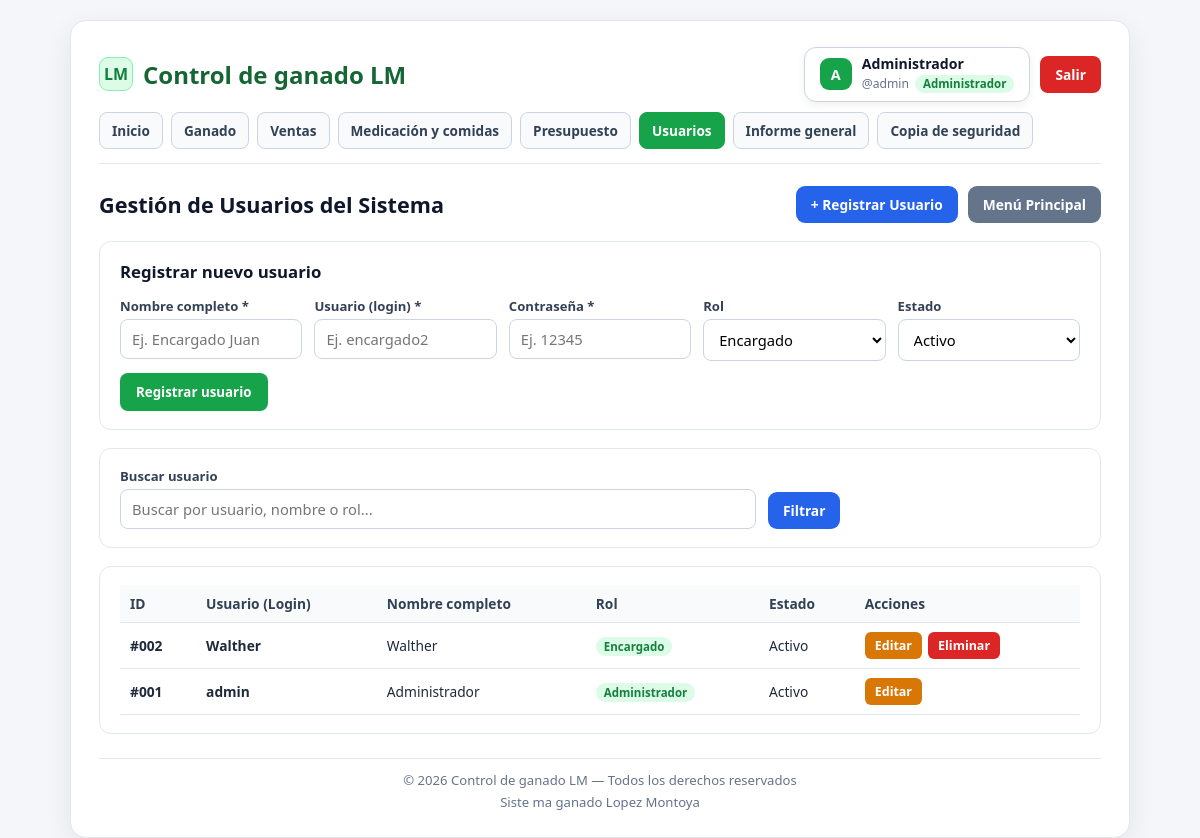
Page /usuarios/index.php (signed in) on the committed database.
### tables this page shows
CREATE TABLE `usuarios` (
  `id` int(10) unsigned NOT NULL AUTO_INCREMENT,
  `nombre` varchar(100) NOT NULL,
  `usuario` varchar(50) NOT NULL,
  `clave` varchar(100) NOT NULL,
  `rol` varchar(30) NOT NULL DEFAULT 'Administrador',
  `estado` enum('Activo','Inactivo') NOT NULL DEFAULT 'Activo',
  `creado_en` timestamp NOT NULL DEFAULT current_timestamp(),
  PRIMARY KEY (`id`),
  UNIQUE KEY `uk_usuarios_usuario` (`usuario`)
);

### usuarios/index.php (the view, shortened to what this page needs)
<?php
require_once __DIR__ . '/../conexion.php';
$usuarioEditar = null;
$buscar = trim($_GET['buscar'] ?? '');
if ($buscar !== '') {
    $stmtList = $pdo->prepare(
        "SELECT id, nombre, usuario, clave, rol, estado, creado_en
         FROM usuarios
         WHERE nombre LIKE :q OR usuario LIKE :q OR rol LIKE :q
         ORDER BY id DESC"
    );
    $stmtList->execute(['q' => '%' . $buscar . '%']);
    $usuarios = $stmtList->fetchAll();
} else {
    $usuarios = $pdo->query(
        "SELECT id, nombre, usuario, clave, rol, estado, creado_en
         FROM usuarios
         ORDER BY id DESC"
    )->fetchAll();
}
require_once __DIR__ . '/../header.php';
require_once __DIR__ . '/../menu.php';
?>
<div class="cabecera-modulo">
    <h2>Gestión de Usuarios del Sistema</h2>
    <div class="acciones-modulo">
        <a href="index.php?nuevo=1#form-usuario" class="btn-azul">+ Registrar Usuario</a>
        <a href="../index.php" class="btn-gris">Menú Principal</a>
    </div>
</div>
<section class="caja-form" id="form-usuario">
    <h2><?= $usuarioEditar ? 'Editar usuario #' . (int) $usuarioEditar['id'] : 'Registrar nuevo usuario' ?></h2>
    <form method="POST" action="index.php">
        <div class="fila-campos">
            <div class="campo">
                <label for="nombre">Nombre completo *</label>
                <input type="text" id="nombre" name="nombre" required
                       value="<?= htmlspecialchars($usuarioEditar['nombre'] ?? '', ENT_QUOTES, 'UTF-8') ?>"
                       placeholder="Ej. Encargado Juan">
            </div>
            <div class="campo">
                <label for="usuario">Usuario (login) *</label>
                <input type="text" id="usuario" name="usuario" required
                       value="<?= htmlspecialchars($usuarioEditar['usuario'] ?? '', ENT_QUOTES, 'UTF-8') ?>"
                       placeholder="Ej. encargado2">
            </div>
            <div class="campo">
                <label for="clave"><?= $usuarioEditar ? 'Nueva contraseña (dejar igual o cambiar)' : 'Contraseña *' ?></label>
                <input type="text" id="clave" name="clave" <?= $usuarioEditar ? '' : 'required' ?>
                       value="<?= htmlspecialchars($usuarioEditar['clave'] ?? '', ENT_QUOTES, 'UTF-8') ?>"
                       placeholder="Ej. 12345">
            </div>
            <div class="campo">
                <label for="rol">Rol</label>
                <select id="rol" name="rol">
                    <option value="Encargado" <?= (($usuarioEditar['rol'] ?? '') === 'Encargado') ? 'selected' : '' ?>>Encargado</option>
                </select>
            </div>
            <div class="campo">
                <label for="estado">Estado</label>
                <select id="estado" name="estado">
                    <option value="Activo" <?= (($usuarioEditar['estado'] ?? 'Activo') === 'Activo') ? 'selected' : '' ?>>Activo</option>
                </select>
            </div>
        </div>
        <div style="display:flex; gap:10px; flex-wrap:wrap; align-items:center;">
            <button type="submit" class="btn-primario">
                <?= $usuarioEditar ? 'Guardar cambios' : 'Registrar usuario' ?>
            </button>
        </div>
    </form>
</section>
<section class="caja-form">
    <form method="GET" action="index.php" class="fila-campos" style="margin-bottom:0; align-items:end;">
        <div class="campo" style="grid-column: span 2;">
            <label for="buscar">Buscar usuario</label>
            <input type="text" id="buscar" name="buscar"
                   value="<?= htmlspecialchars($buscar, ENT_QUOTES, 'UTF-8') ?>"
                   placeholder="Buscar por usuario, nombre o rol...">
        </div>
        <div class="campo">
            <button type="submit" class="btn-azul">Filtrar</button>
        </div>
    </form>
</section>
<section class="tabla-wrap">
    <table>
        <thead>
        <tr>
            <th>ID</th>
            <th>Usuario (Login)</th>
            <th>Nombre completo</th>
            <th>Rol</th>
            <th>Estado</th>
            <th>Acciones</th>
        </tr>
        </thead>
        <tbody>
        <?php if (empty($usuarios)): ?>
            <tr>
                <td colspan="6">No se encontraron usuarios.</td>
            </tr>
        <?php else: ?>
            <?php foreach ($usuarios as $u): ?>
                <tr>
                    <td><strong>#<?= str_pad((string) $u['id'], 3, '0', STR_PAD_LEFT) ?></strong></td>
                    <td><strong><?= htmlspecialchars($u['usuario'], ENT_QUOTES, 'UTF-8') ?></strong></td>
                    <td><?= htmlspecialchars($u['nombre'], ENT_QUOTES, 'UTF-8') ?></td>
                    <td>
                        <span class="rol-badge"><?= htmlspecialchars($u['rol'], ENT_QUOTES, 'UTF-8') ?></span>
                    </td>
                    <td><?= htmlspecialchars($u['estado'], ENT_QUOTES, 'UTF-8') ?></td>
                    <td>
                        <div style="display:flex; gap:6px; align-items:center;">
                            <a href="index.php?editar=<?= (int) $u['id'] ?>#form-usuario" class="btn-warn">Editar</a>
                            <?php if ((int) $u['id'] !== (int) ($_SESSION['usuario_id'] ?? 0)): ?>
                                <form method="POST" action="index.php" style="display:inline;"
                                      onsubmit="return confirm('¿Eliminar este usuario?');">
                                    <button type="submit" class="btn-del">Eliminar</button>
                                </form>
                            <?php endif; ?>
                        </div>
                    </td>
                </tr>
            <?php endforeach; ?>
        <?php endif; ?>
        </tbody>
    </table>
</section>
<?php require_once __DIR__ . '/../footer.php'; ?>

### estilos.css (style rules this page uses)
* { box-sizing: border-box; margin: 0; padding: 0; font-family: 'Segoe UI', Arial, Helvetica, sans-serif; }
html, body { max-width: 100%; overflow-x: hidden; }
body { background-color: #f4f6f9; color: #1e293b; min-height: 100vh; padding: 20px 14px; }
.rol-badge { background: #dcfce7; color: #15803d; padding: 2px 8px; border-radius: 999px; font-size: 0.72rem; font-weight: 700; }
.cabecera-modulo { display: flex; justify-content: space-between; align-items: center; flex-wrap: wrap; gap: 12px; margin-bottom: 18px; }
.cabecera-modulo h2 { font-size: 1.35rem; font-weight: 800; color: #0f172a; }
.acciones-modulo { display: flex; gap: 10px; flex-wrap: wrap; }
.btn-azul { background: #2563eb; color: #ffffff; text-decoration: none; border: none; padding: 9px 15px; border-radius: 9px; font-size: 0.86rem; font-weight: 700; cursor: pointer; display: inline-flex; align-items: center; gap: 6px; }
.btn-gris { background: #64748b; color: #ffffff; text-decoration: none; border: none; padding: 9px 15px; border-radius: 9px; font-size: 0.86rem; font-weight: 700; cursor: pointer; display: inline-flex; align-items: center; gap: 6px; }
.caja-form, .caja-respaldo, .seccion-informe, .tabla-wrap { background: #ffffff; border: 1px solid #e2e8f0; border-radius: 12px; padding: 18px 20px; margin-bottom: 18px; }
.caja-form h2, .caja-respaldo h2, .seccion-informe h2, .tabla-wrap h2 { color: #0f172a; font-size: 1.05rem; margin-bottom: 14px; }
.fila-campos { display: grid; grid-template-columns: repeat(auto-fit, minmax(180px, 1fr)); gap: 12px; margin-bottom: 12px; }
.campo label { display: block; font-size: 0.82rem; font-weight: 700; color: #334155; margin-bottom: 4px; }
.campo input, .campo select { width: 100%; padding: 9px 11px; border: 1px solid #cbd5e1; border-radius: 8px; font-size: 0.92rem; background: #ffffff; }
.btn-primario { background: #16a34a; color: #ffffff; border: none; padding: 10px 16px; border-radius: 8px; font-weight: 700; cursor: pointer; }
.tabla-wrap { overflow-x: auto; -webkit-overflow-scrolling: touch; }
table { width: 100%; min-width: 560px; border-collapse: collapse; font-size: 0.86rem; }
th, td { padding: 9px 10px; border-bottom: 1px solid #e2e8f0; text-align: left; white-space: nowrap; }
th { background: #f8fafc; color: #334155; font-weight: 700; }
.btn-mini, .btn-sec, .btn-warn, .btn-del { padding: 5px 10px; border: none; border-radius: 6px; font-size: 0.78rem; font-weight: 700; cursor: pointer; text-decoration: none; display: inline-block; }
.btn-warn { background: #d97706; color: #ffffff; }
.btn-del { background: #dc2626; color: #ffffff; }

### rows in the picture
usuarios: id "002", usuario "Walther", nombre "Walther", rol "Encargado", estado "Activo"
usuarios: id "001", usuario "admin", nombre "Administrador", rol "Administrador", estado "Activo"

### other values in the picture
$inicial "A"
$nombreUsuario "Administrador"
$usuarioLogin "admin"
$rolUsuario "Administrador"
